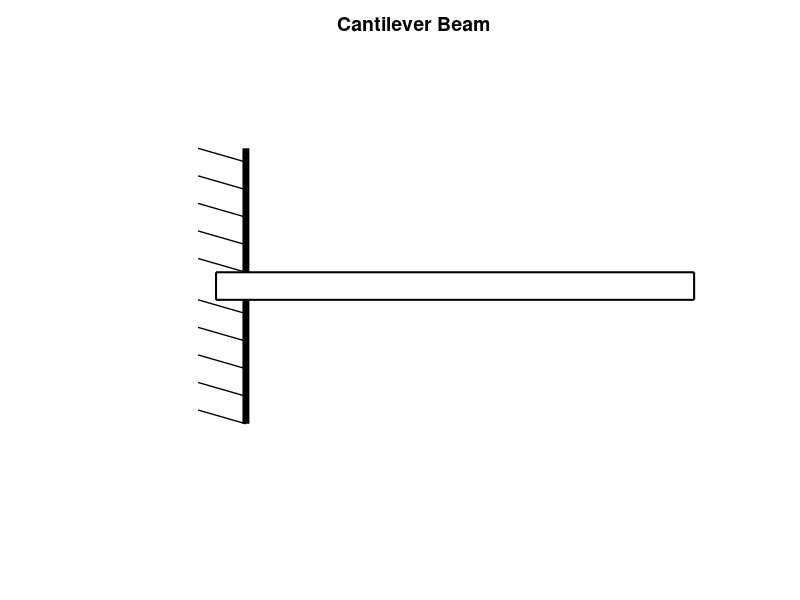

Write the MATLAB code that produced this figure. (Note: this script raises an error after producing the figure.)
%Generates image for level 4 cantilever beam problems
%Created by Stecia-Marie Fletcher for the continuation of the project ,'Intoducing e-learning
%environments to the Biomedical Engineering Programme', supervised by Dr. Pilar 
%Garcia Souto for the purposes of the module, Mechanics and Materials
%UCL Department: Medical Physics and Bioengineering
%Date: 17/09/14
%version 1.0

l=randi([15,20]);
L=l*10;

%Plotting the beam

x1=0;
x2=L+L/15;

%Ploting a vertical line

a=plot([L/15,L/15],[-1,-0.1],'Color','black','linewidth',5);

hold on

plot([L/15,L/15],[1,0.1],'Color','black','linewidth',5);

%Plotting a beam

rectangle('Position',[x1,-0.1,x2,0.2],'LineWidth',1.5);

%Axis restrictions and title

axis([-L/4 x2+10 -1.8 1.75]);

title('Cantilever Beam','FontSize',14, 'FontWeight','bold');

axis off

%Plotting the sloped lines indicating the rigidity of the vertical wall (in
%keeping with cantilever beams in notes)

for c=0.2:0.2:1
    plot([-L/25,L/15],[c,c-0.1],'Color','black','linewidth',1);
end

for d=-0.9:0.2:-0.1
    plot([-L/25,L/15],[d,d-0.1],'Color','black','linewidth',1);
end

%Plotting and labelling the reaction forces

arrow([L/30,-1.3],[L/30,-0.15],'LineWidth',2) %Reaction force at boundary

text(-2,-1.25,'R','Fontsize',14,'FontWeight','bold') %Label reaction force at boundary

rectangle('Position',[-L/5,-0.15,L/8,0.3],'Curvature',[1,1],'LineWidth',1.5); %Moment circle

arrow([-L/9,-0.15],[-L/9 + 1,-0.15],'LineWidth',2) %Moment arrow

text(-L/6,0.3,'M','Fontsize',14,'FontWeight','bold') %Moment label

%Indicating the length of the beam on the plot

a1=L/15; %Starting point of measured beam
a2=L+L/15; %End point of measured beam
%Measured beam does not include beam length to the left of the barrier

a3=a1+(a1+a2)/2; %Midpoint of measured beam

plot([a2,a2],[-0.1,-1.5],'Linestyle','--','linewidth',2,'Color','black');

arrow([a3,-1.5],[a1,-1.5],'LineWidth',2); %Draws l.h.s. of arrow
arrow([a3,-1.5],[a2,-1.5],'LineWidth',2); %Draws r.h.s. of arrow

L_in_m=L/100; %length in meters

Length_label=strcat(num2str(L_in_m),'m');

a4=a1+(a1+a2)/3;

text(a4,-1.6,Length_label,'fontsize',14,'fontweight','bold');

%Indicating level

rectangle('Position',[L-5*L/20+5,1.5,L/20,0.1],'Curvature',[1,1],'LineWidth',1.5,'FaceColor','y');
rectangle('Position',[L-4*L/20+5,1.5,L/20,0.1],'Curvature',[1,1],'LineWidth',1.5,'FaceColor','y');
rectangle('Position',[L-3*L/20+5,1.5,L/20,0.1],'Curvature',[1,1],'LineWidth',1.5,'FaceColor','y');
rectangle('Position',[L-2*L/20+5,1.5,L/20,0.1],'Curvature',[1,1],'LineWidth',1.5,'FaceColor','y');
rectangle('Position',[L-L/20+5,1.5,L/20,0.1],'Curvature',[1,1],'LineWidth',1.5);

text(a3-5,1.55,'Level 4','fontsize',14,'fontweight','bold'); %Level 4 label

%Showing x direction

arrow([0,-1.75],[L/5,-1.75],'linewidth',2);

text(L/5+L/40,-1.75,'x','Fontsize',14,'fontweight','bold');

%Indicating x=0 position

arrow([L/15,1.3],[L/15,1.05],'LineWidth',2) 

text(L/15-L/30,1.35,'x=0','Fontsize',12,'fontweight','bold');

%Plotting 1st distributed load

e1=randi([2,round(l/4)]);
E1=e1*10; 
yr=0.12;
hr=0.2;

Position_E1=a1+E1; %Position of ist end of distributed load

length_load=randi([4,round(l/4)]);
Length_Load=length_load*10;

Position_E2=Position_E1+Length_Load; %Position of second end of distributed load

rectangle('Position',[Position_E1,yr,Length_Load,hr],'LineWidth',2,'EdgeColor','r','FaceColor','g');

%Labelling distributed load

w=randi([15,50]);
W=w*10;
Weight_label=strcat(num2str(W),'N');

text(Position_E1+(Length_Load/3),0.2,Weight_label,'fontsize',12,'fontweight','bold');

%Plotting 2nd distributed load

e3=randi([e1+length_load+1,l-5]);
E3=e3*10;
yr2=0.12;
hr2=0.2;

Position_E3=a1+E3; %Position of 1st end of 2nd distributed load

length_load_2=randi([4,round(l/4)]);
Length_Load_2=length_load*10;

Position_E4=Position_E3+Length_Load_2; %Position of 2nd end of 2nd distributed load

rectangle('Position',[Position_E3,yr2,Length_Load_2,hr2],'LineWidth',2,'EdgeColor','r','FaceColor','g');

%Labelling 2nd distributed load

w2=randi([15,50]);
W2=w2*10;
Weight_label_2=strcat(num2str(W2),'N');

text(Position_E3+(Length_Load_2)/3,0.2,Weight_label_2,'fontsize',12,'fontweight','bold');

%Indication of positions of the ends of the 1st distributed load w.r.t x=0

%For E1

b1=a1; %Starting point of measured position
b2=Position_E1; %End point of measured position

b3=(b1+b2)/2; %Midpoint

arrow([b3,-0.2],[b1,-0.2],'LineWidth',2); %Draws l.h.s. of arrow
arrow([b3,-0.2],[b2,-0.2],'LineWidth',2); %Draws r.h.s. of arrow

E1_in_m=E1/100; %Measured position of first end in m

E1_label=strcat(num2str(E1_in_m),'m');

b4=b1+(b1+b2)/4;

text(b4,-0.3,E1_label,'fontsize',14,'fontweight','bold');

%For E2

plot([Position_E2,Position_E2],[0.1,-0.5],'Linestyle','--','linewidth',2,'Color','black');

b1_2=a1; %Starting point of measured position
b2_2=Position_E2; %End point of measured position

b3_2=b1_2+(b1_2+b2_2)/2; %Midpoint 

arrow([b3_2,-0.5],[b1_2,-0.5],'LineWidth',2); %Draws l.h.s. of arrow
arrow([b3_2,-0.5],[b2_2,-0.5],'LineWidth',2); %Draws r.h.s. of arrow

E2_in_m=(E1+Length_Load)/100; %Measured position of second load in m 

E2_label=strcat(num2str(E2_in_m),'m');

b4_2=b1_2+(b1_2+b2_2)/3;

text(b4_2,-0.6,E2_label,'fontsize',14,'fontweight','bold');

%Indication of positions of ends of the 2nd distibuted load w.r.t. x=0

%For E3

plot([Position_E3,Position_E3],[0.1,-0.8],'Linestyle','--','linewidth',2,'Color','black');

d1=a1; %Starting point of measured position
d2=Position_E3; %End point of measured position

d3=(d1+d2)/3; %Midpoint

arrow([d3,-0.8],[d1,-0.8],'LineWidth',2); %Draws l.h.s. of arrow
arrow([d3,-0.8],[d2,-0.8],'LineWidth',2); %Draws r.h.s. of arrow

E3_in_m=E3/100; %Measured position of first end in m

E3_label=strcat(num2str(E3_in_m),'m');

d4=d1+(d1+d2)/4;

text(d4,-0.9,E3_label,'fontsize',14,'fontweight','bold');

%For E4

plot([L/15,L/15],[-1,-1.5],'Linestyle','--','linewidth',2,'Color','black');
plot([Position_E4,Position_E4],[0.1,-1.1],'Linestyle','--','linewidth',2,'Color','black');

d1_2=a1; %Starting point of measured position
d2_2=Position_E4; %End point of measured position

d3_2=(d1_2+d2_2)/2; %Midpoint 

arrow([d3_2,-1.1],[d1_2,-1.1],'LineWidth',2); %Draws l.h.s. of arrow
arrow([b3_2,-1.1],[d2_2,-1.1],'LineWidth',2); %Draws r.h.s. of arrow

E4_in_m=(E3+Length_Load_2)/100; %Measured position of second load in m 

E4_label=strcat(num2str(E4_in_m),'m');

d4_2=d1_2+(d1_2+d2_2)/3;

text(d4_2,-1.2,E4_label,'fontsize',14,'fontweight','bold');

%Plotting positions A, B, C, D, E and F

text(a1+1,0.2,'A','fontsize',14,'fontweight','bold');
text(b2-5,0.4,'B','fontsize',14,'fontweight','bold');
text(b2_2,0.4,'C','fontsize',14,'fontweight','bold');
text(d2-5,0.4,'D','fontsize',14,'fontweight','bold');
text(d2_2,0.4,'E','fontsize',14,'fontweight','bold');
text(a2,0.2,'F','fontsize',14,'fontweight','bold');

imgname=strcat('level4a','.jpg');

saveas(a,imgname);

hold off

%Plotting the equivalent free body diagram

%Plotting the beam

x1=0;
x2=L+L/15;

%Ploting a vertical line

b=plot([L/15,L/15],[-1,-0.1],'Color','black','linewidth',5);

hold on

plot([L/15,L/15],[1,0.1],'Color','black','linewidth',5);

%Plotting a beam

rectangle('Position',[x1,-0.1,x2,0.2],'LineWidth',1.5);

%Axis restrictions and title

axis([-L/4 x2+10 -1.75 1.75]);

title('Equivalent Free Body Diagram','FontSize',14, 'FontWeight','bold');

axis off

%Plotting the sloped lines indicating the rigidity of the vertical wall (in
%keeping with cantilever beams in notes)

for c=0.2:0.2:1
    plot([-L/25,L/15],[c,c-0.1],'Color','black','linewidth',1);
end

for d=-0.9:0.2:-0.1
    plot([-L/25,L/15],[d,d-0.1],'Color','black','linewidth',1);
end

%Plotting and labelling the reaction forces

arrow([L/30,-1.3],[L/30,-0.15],'LineWidth',2) %Reaction force at boundary

text(-2,-1.25,'R','Fontsize',14,'FontWeight','bold') %Label reaction force at boundary

rectangle('Position',[-L/5,-0.15,L/8,0.3],'Curvature',[1,1],'LineWidth',1.5); %Moment circle

arrow([-L/9,-0.15],[-L/9 + 1,-0.15],'LineWidth',2) %Moment arrow

text(-L/6,0.3,'M','Fontsize',14,'FontWeight','bold') %Moment label

%Indicating the length of the beam on the plot

a1=L/15; %Starting point of measured beam
a2=L+L/15; %End point of measured beam
%Measured beam does not include beam length to the left of the barrier

a3=(a1+a2)/2; %Midpoint of measured beam

plot([a2,a2],[-0.1,-1],'Linestyle','--','linewidth',2,'Color','black');

arrow([a3,-1],[a1,-1],'LineWidth',2); %Draws l.h.s. of arrow
arrow([a3,-1],[a2,-1],'LineWidth',2); %Draws r.h.s. of arrow

L_in_m=L/100; %length in meters

Length_label=strcat(num2str(L_in_m),'m');

a4=a1+(a1+a2)/3;

text(a4,-1.1,Length_label,'fontsize',14,'fontweight','bold');

%Plotting  1st equivalent point load

Position=(Position_E1+Position_E2)/2; %Position of point load

P=Position-a1; %measured position of point load

P_in_m=P/100; %measured position in m

arrow([Position,0.75],[Position,0.1],'LineWidth',3)

text(Position-L/30,0.85,Weight_label,'fontsize',14,'fontweight','bold') %labelling weight of the point load

%Plotting 2nd equivalent point load

Position2=(Position_E3+Position_E4)/2; %Position of point load

P2=Position2-a1; %measured position of point load

P2_in_m=P2/100; %measured position in m

arrow([Position2,0.75],[Position2,0.1],'LineWidth',3)

text(Position2-L/30,0.85,Weight_label_2,'fontsize',14,'fontweight','bold') %labelling weight of the point load

%Indicating distance of  1st point load from position x=0

c1=a1; %Starting point of measured position
c2=Position; %End point of measured position

c3=c1+(c1+c2)/2; %Midpoint 

arrow([c3,-0.2],[c1,-0.2],'LineWidth',2); %Draws l.h.s. of arrow
arrow([c3,-0.2],[c2,-0.2],'LineWidth',2); %Draws r.h.s. of arrow

Position_label=strcat(num2str(P_in_m),'m');

c4=c1+(c1+c2)/4;

text(c4,-0.3,Position_label,'fontsize',14,'fontweight','bold');

%Indicating distance of 2nd point load from position x=0

f1=a1; %Starting point of measured position
f2=Position2; %End point of measured position

f3=f1+(f1+f2)/2; %Midpoint 

plot([f2,f2],[-0.1,-0.5],'Linestyle','--','linewidth',2,'Color','black');

arrow([f3,-0.5],[f1,-0.5],'LineWidth',2); %Draws l.h.s. of arrow
arrow([f3,-0.5],[f2,-0.5],'LineWidth',2); %Draws r.h.s. of arrow

Position2_label=strcat(num2str(P2_in_m),'m');

f4=f1+(f1+f2)/4;

text(f4,-0.6,Position2_label,'fontsize',14,'fontweight','bold');

imgname2=strcat('level4b','.jpg');

saveas(b,imgname2);

hold off

%Plotting the SFD

R=W+W2;

%By taking moments about A

M=(E1_in_m+E2_in_m)*W/2+(E3_in_m+E4_in_m)*W2/2;

SFA=R;
SFB=R;
SFC=R-W;
SFD=SFC;
SFE=0;
SFF=0;

SF=plot([0,0],[0,R],'linewidth',4,'Color','red');

hold on

plot([0,E1_in_m],[R,R],'linewidth',3,'Color','red');
plot([E1_in_m,E2_in_m],[R,SFC],'linewidth',3,'Color','red');
plot([E2_in_m,E3_in_m],[SFC,SFD],'linewidth',3,'Color','red');
plot([E3_in_m,E4_in_m],[SFD,SFE],'linewidth',3,'Color','red');
plot([E4_in_m,L_in_m],[0,0],'linewidth',3,'Color','red');

%Axes and titles

axis([0 L_in_m+0.1 0 R+R/5]);

title('Shear Force Diagram','FontSize',14, 'FontWeight','bold');

ylabel('Shear Force (N)','Fontsize',12,'FontWeight','bold');

xlabel('Displacement (m)','Fontsize',12,'FontWeight','bold');

shearforce=strcat('shearforce_level1','.jpg');

saveas(SF,shearforce);

hold off

%Plotting the bending moment diagram

BMA=-M;
BMB=-(abs(M-R*E1_in_m));
%BMC=-abs(M-(R*E2_in_m)-(W*(Length_Load/100)/2));
BMC=-abs(W2*(L_in_m-E2_in_m-Length_Load/200));
BMD=-abs(W2*(Length_Load_2/100)/2);
BME=0;
BMF=0;

BM=plot([0,E1_in_m],[BMA,BMB],'linewidth',3,'Color','red');

hold on

plot([E4_in_m,L_in_m],[0,0],'linewidth',3,'Color','red');

m=(SFC-SFB)/(E2_in_m-E1_in_m);
C=-1*(m*E2_in_m);

X=(E1_in_m:0.01:E2_in_m);

%When x=E1, y=BMB
A=BMB-(m*E1_in_m^2/2+C*E1_in_m);

Y=m.*(X.^2)/2 + C.*X +A;

plot(X,Y,'linewidth',3,'Color','red');

plot([E2_in_m,E3_in_m],[BMC,BMD],'linewidth',3,'Color','red');

% plot([E2_in_m,L_in_m],[0,0],'linewidth',3,'Color','red');
% 
% m=(SFC-SFB)/(E2_in_m-E1_in_m);
% C=-1*(m*E2_in_m);
% 
% X=(E1_in_m:0.01:E2_in_m);
% 
% %When x=E1, y=BMB
% A=BMB-(m*E1_in_m^2/2+C*E1_in_m);
% 
% Y=m.*(X.^2)/2 + C.*X +A;
% 
% plot(X,Y,'linewidth',3,'Color','red');
% 
% %Axes and titles
% 
% axis([0 L_in_m+0.1 -M-M/5 M/5]);
% 
% title('Bending Moment Diagram','FontSize',14, 'FontWeight','bold');
% 
% ylabel('Bending Moment (N.m)','Fontsize',12,'FontWeight','bold');
% 
% xlabel('Displacement (m)','Fontsize',12,'FontWeight','bold');
% 
% bendingmoment=strcat('bendingmoment_level1','.jpg');
% 
% saveas(BM,bendingmoment);
% 
% hold off
